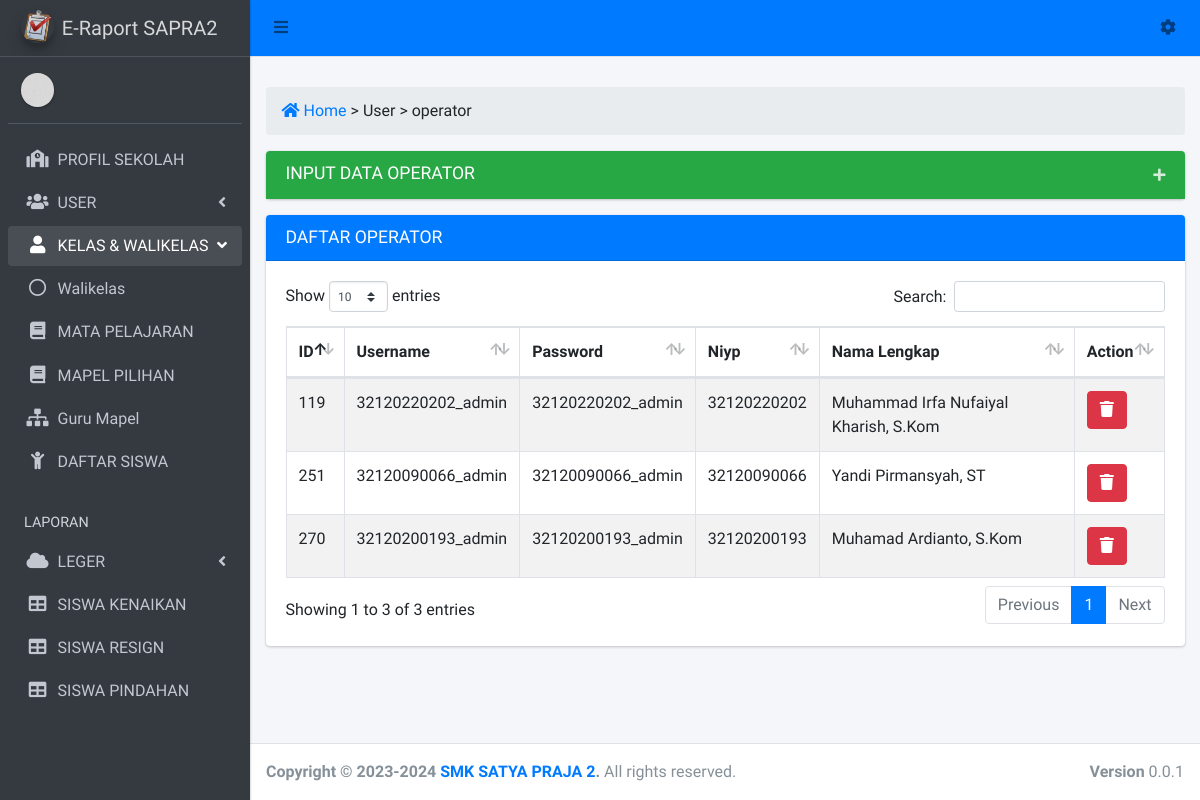
The page /admin?view=operator on the database as committed earlier.
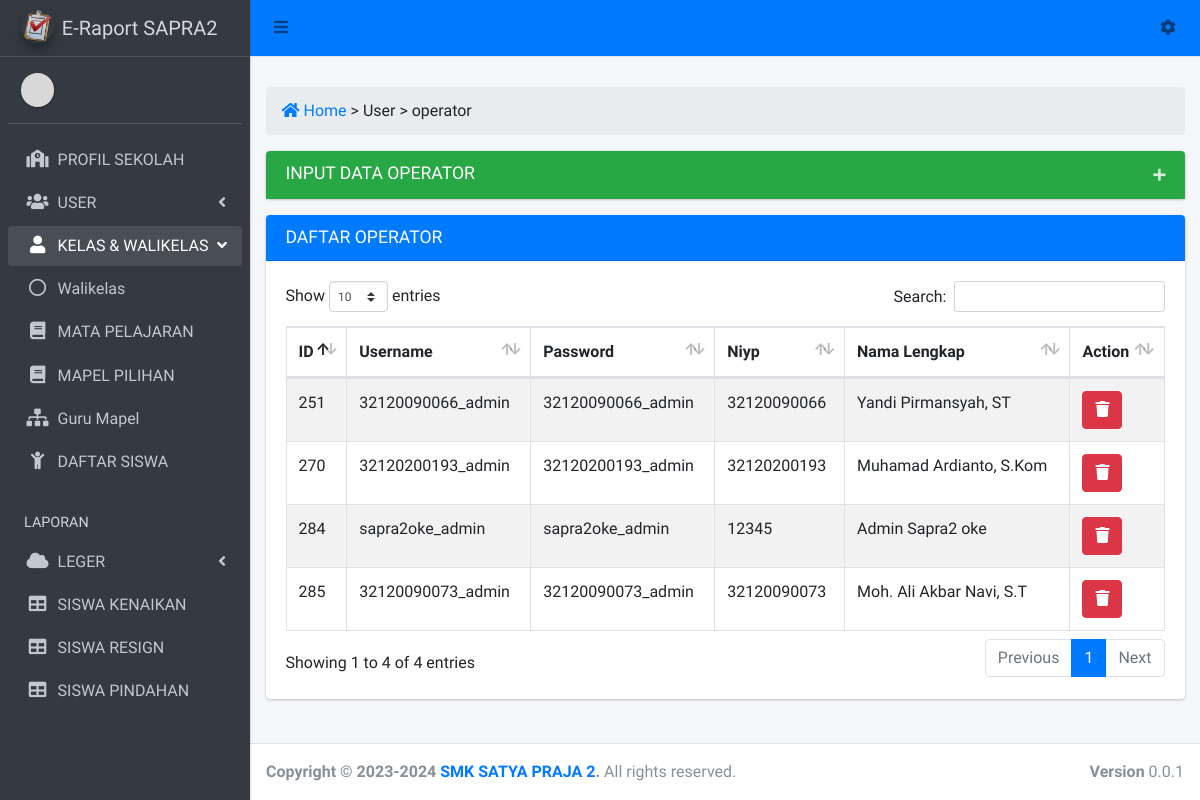
The same page on the database as committed later.
### tables this page shows
CREATE TABLE `tb_rolsusers` (
  `id_rolsuser` int(10) NOT NULL,
  `id_user` varchar(10) NOT NULL,
  `nipy` varchar(20) NOT NULL,
  `id_levelusers` int(10) NOT NULL
);

CREATE TABLE `tb_users` (
  `id_user` varchar(10) NOT NULL,
  `username` varchar(20) NOT NULL,
  `password` varchar(20) NOT NULL,
  `nipy` varchar(20) NOT NULL,
  `nama_lengkap` varchar(50) NOT NULL
);

### view/operator/operator_page.php (the view, shortened to what this page needs)
<div class="row">
  <div class="col-sm-12">
    <ol class="breadcrumb <?= $bg_breadcrumb;  ?>">
	    <li><a href="admin" class="pr-1"><i class="fas fa-home"></i> Home</a></li>
	    <li class="active"> > <?= ' User > ' . $_GET['view'] ?: 'Dashboard'; ?></li>
	  </ol>
  </div>
</div>
<div class="card collapsed-card">
	<div class="card-header bg-success">
		<h3 class="card-title">INPUT DATA OPERATOR</h3>
		<div class="card-tools">
	      <button type="button" class="btn btn-tool" data-card-widget="collapse"><i class="fas fa-plus"></i>
	      </button>
	    </div>
	</div>
</div>
<div class="row">
	<div class="col-sm-12">
		<div class="card">
			<div class="card-header bg-primary"><h3 class="card-title">DAFTAR OPERATOR</h3></div>
			<div class="card-body">
				<table id="example1" class="table table-bordered table-striped">
					<thead>
						<tr>
							<th>ID</th>
							<th>Username</th>
							<th>Password</th>
							<th>Niyp</th>
							<th>Nama Lengkap</th>
							<th>Action</th>
						</tr>
					</thead>
					<tbody>
						<?php
						$sql = mysqli_query($koneksi, "select * from tb_users x inner join tb_rolsusers y on y.id_user = x.id_user inner join tb_levelusers z on z.id_levelusers = y.id_levelusers where y.id_levelusers = '1'");
						while ($rest = mysqli_fetch_array($sql)) { ?>
							<tr>
							<td><?= $rest['id_rolsuser'] ?></td>
							<td><?= $rest['username'] ?></td>
							<td><?= $rest['password'] ?></td>
							<td><?= $rest['nipy'] ?></td>
							<td><?= $rest['nama_lengkap'] ?></td>
							<td>
								<a href="view/operator/del/delete_rols_operator.php?id=<?= $rest['id_rolsuser'] ?>" class="btn btn-danger" onclick="return confirm('Apakah anda yakin ingin menghapus data <?= $rest['nama_lengkap'] ?> sebagai operator?')"><i class="fas fa-trash"></i></a>
							</td>
						</tr>
						<?php }
						?>
					</tbody>
				</table>
			</div>
		</div>
	</div>
</div>

### admin.php (shortened to what this page needs)
<?php
require_once('koneksi.php');
?>
<!DOCTYPE html>
<html lang="en">
<head>
  <link rel="stylesheet" href="plugins/fontawesome-free/css/all.min.css">
  <link rel="stylesheet" href="plugins/overlayScrollbars/css/OverlayScrollbars.min.css">
  <link rel="stylesheet" href="dist/css/adminlte.min.css">
  <link rel="stylesheet" href="plugins/datatables-bs4/css/dataTables.bootstrap4.min.css">
  <link rel="stylesheet" href="plugins/datatables-responsive/css/responsive.bootstrap4.min.css">
  <link rel="stylesheet" href="plugins/select2/css/select2.min.css">
  <link rel="stylesheet" href="plugins/select2-bootstrap4-theme/select2-bootstrap4.min.css">
</head>
<body class="hold-transition sidebar-mini layout-fixed layout-navbar-fixed layout-footer-fixed">
<div class="wrapper">
  <nav class="main-header navbar navbar-expand navbar-primary navbar-light">
    <ul class="navbar-nav">
      <li class="nav-item">
        <a class="nav-link" data-widget="pushmenu" href="#" role="button"><i class="fas fa-bars"></i></a>
      </li>
      <li class="nav-item d-none d-sm-inline-block">
        <a href="admin" class="nav-link"><?= $_SESSION['session']; ?></a>
      </li>
    </ul>
    <ul class="navbar-nav ml-auto">
      <li class="nav-item dropdown">
        <a class="nav-link" data-toggle="dropdown" href="#">
          <i class="fas fa-cog"></i>
        </a>
      </li>
    </ul>
  </nav>
  <aside class="main-sidebar sidebar-dark-primary elevation-1">
    <a href="admin" class="brand-link">
      <img src="dist/img/lrapor.png" alt="AdminLTE Logo" class="brand-image img-circle elevation-3"
           style="opacity: .8">
      <span class="brand-text font-weight-light">E-Raport SAPRA2</span>
    </a>
    <div class="sidebar">
      <div class="user-panel mt-3 pb-3 mb-3 d-flex">
        <div class="image">
          <img src="dist/img/boxed-bg.jpg" class="img-circle elevation-1" alt="User Image">
        </div>
        <div class="info">
        </div>
      </div>
      <nav class="mt-2">
        <ul class="nav nav-pills nav-sidebar flex-column" data-widget="treeview" role="menu" data-accordion="false">
          <li class="nav-item">
            <a href="?view=profil_sekolah" class="nav-link <?= $_GET['view'] == 'profil_sekolah' ? 'active' : ''; ?>">
              <i class="nav-icon fas fa-school"></i>
              <p>
                PROFIL SEKOLAH
              </p>
            </a>
          </li>
          <li class="nav-item">
            <a href="#" class="nav-link">
              <i class="nav-icon fas fa-users"></i>
              <p>
                USER
                <i class="fas fa-angle-left right"></i>
              </p>
            </a>
          </li>
          <li class="nav-item menu-open">
            <a href="#" class="nav-link">
              <i class="nav-icon fas fa-user"></i>
              <p>
                KELAS & WALIKELAS
                <i class="fas fa-angle-left right"></i>
              </p>
            </a>
            <ul class="nav nav-treeview">
              <li class="nav-item">
                <a href="admin?view=walikelas" class="nav-link <?= $_GET['view'] == 'walikelas' ? 'active' : ''; ?>">
                  <i class="far fa-circle nav-icon"></i>
                  <p>Walikelas</p>
                </a>
              </li>
            </ul>
          </li>
          <li class="nav-item">
            <a href="admin?view=mapel_page" class="nav-link <?= $_GET['view'] == 'mapel_page' ? 'active' : ''; ?>">
              <i class="nav-icon fas  fa-book"></i>
              <p>
                MATA PELAJARAN
              </p>
            </a>
          </li>
          <li class="nav-item">
            <a href="admin?view=mapel_pilihan" class="nav-link <?= $_GET['view'] == 'mapel_pilihan' ? 'active' : ''; ?>">
              <i class="nav-icon fas  fa-book"></i>
              <p>
                MAPEL PILIHAN
              </p>
            </a>
          </li>
          <li class="nav-item">
            <a href="admin?view=guru_mapel" class="nav-link <?= $_GET['view'] == 'guru_mapel' ? 'active' : ''; ?>">
              <i class="nav-icon fas  fa-sitemap"></i>
              <p>
                Guru Mapel
              </p>
            </a>
          </li>
          <li class="nav-item">
            <a href="admin?view=siswa" class="nav-link <?= $_GET['view'] == 'siswa' ? 'active' : ''; ?>">
              <i class="nav-icon fas fa-child"></i>
              <p>
                DAFTAR SISWA
              </p>
            </a>
          </li>
        <li class="nav-header">LAPORAN</li>
        <li class="nav-item">
          <a href="#" class="nav-link">
            <i class="nav-icon fas fa-cloud"></i>
            <p>LEGER<i class="fas fa-angle-left right"></i></p>
          </a>
        </li>
        <li class="nav-item">
          <a href="?view=siswa_kenaikan" class="nav-link <?= $_GET['view'] == 'siswa_kenaikan' ? 'active' : ''; ?>">
            <i class="nav-icon fas fa-table"></i>
            <p>SISWA KENAIKAN</p>
          </a>
        </li>
        <li class="nav-item">
          <a href="?view=siswa_resign" class="nav-link <?= $_GET['view'] == 'siswa_resign' ? 'active' : ''; ?>">
            <i class="nav-icon fas fa-table"></i>
            <p>SISWA RESIGN</p>
          </a>
        </li>
        <li class="nav-item">
          <a href="?view=siswa_pindahan" class="nav-link <?= $_GET['view'] == 'siswa_pindahan' ? 'active' : ''; ?>">
            <i class="nav-icon fas fa-table"></i>
            <p>SISWA PINDAHAN</p>
          </a>
        </li>
        </ul>
      </nav>
    </div>
  </aside>
  <div class="content-wrapper">
    <div class="content-header">
    </div>
    <section class="content">
      <div class="container-fluid">
        <?php
        $bg_breadcrumb = '';
        if (isset($_GET['view'])) {
          $view = $_GET['view'];
          switch ($view) {
            case 'operator':
              require_once('view/operator/operator_page.php');
              break;
          }
        }else{
          require_once('view/operator/home.php');
        }
        ?>
      </div>
    </section>
  </div>
  <footer class="main-footer">
    <strong>Copyright &copy; 2023-2024 <a href="https://smksatyapraja2.id">SMK SATYA PRAJA 2</a>.</strong>
    All rights reserved.
    <div class="float-right d-none d-sm-inline-block">
      <b>Version</b> 0.0.1
    </div>
  </footer>
</div>
</body>
</html>

Rows that differ between the two databases and show on the page:
removed tb_rolsusers: id_rolsuser "119", id_user.username "32120220202_admin", id_user.password "32120220202_admin", nipy "32120220202", id_user.nama_lengkap "Muhammad Irfa Nufaiyal Kharish, S.Kom"
added tb_rolsusers: id_rolsuser "284", id_user.username "sapra2oke_admin", id_user.password "sapra2oke_admin", nipy "12345", id_user.nama_lengkap "Admin Sapra2 oke"
added tb_rolsusers: id_rolsuser "285", id_user.username "32120090073_admin", id_user.password "32120090073_admin", nipy "32120090073", id_user.nama_lengkap "Moh. Ali Akbar Navi, S.T"
Other text that changed with them:
text written by a page script: "Show entries Search: Showing 1 to 3 of 3 entries Previous 1 Next" → "Show entries Search: Showing 1 to 4 of 4 entries Previous 1 Next"
